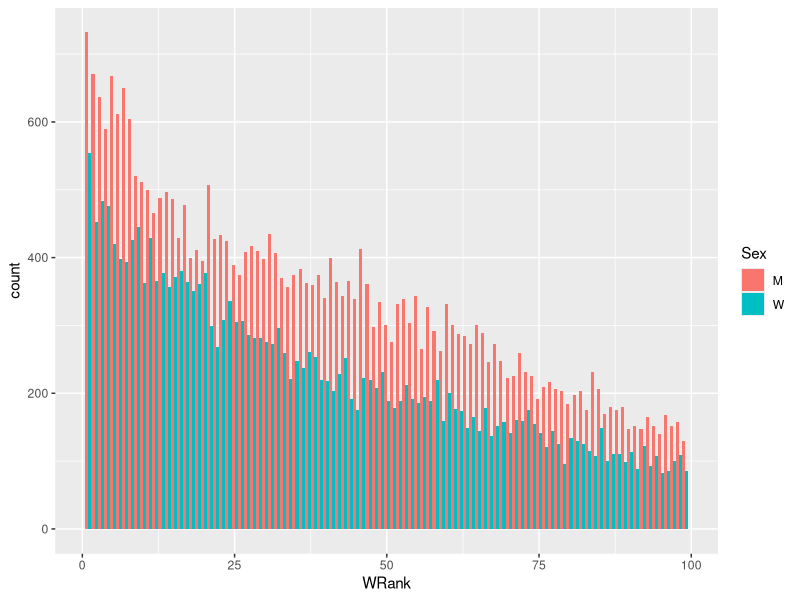
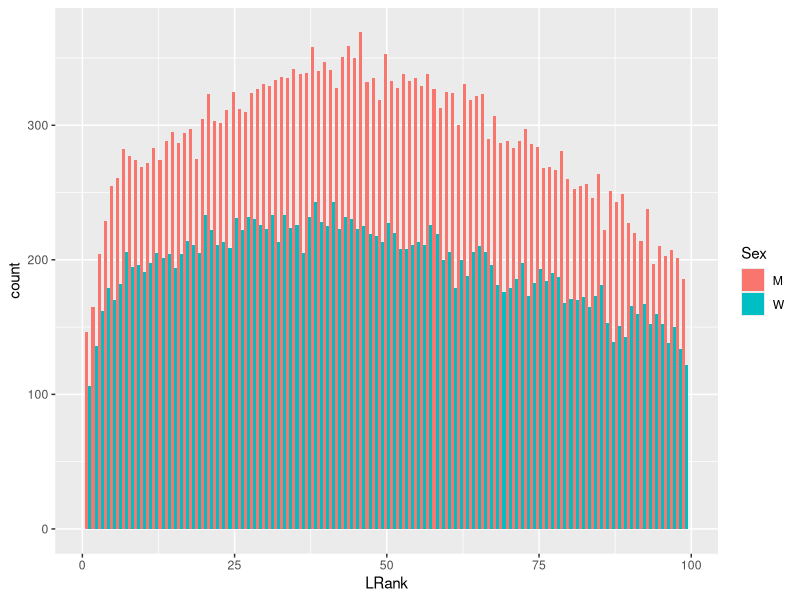
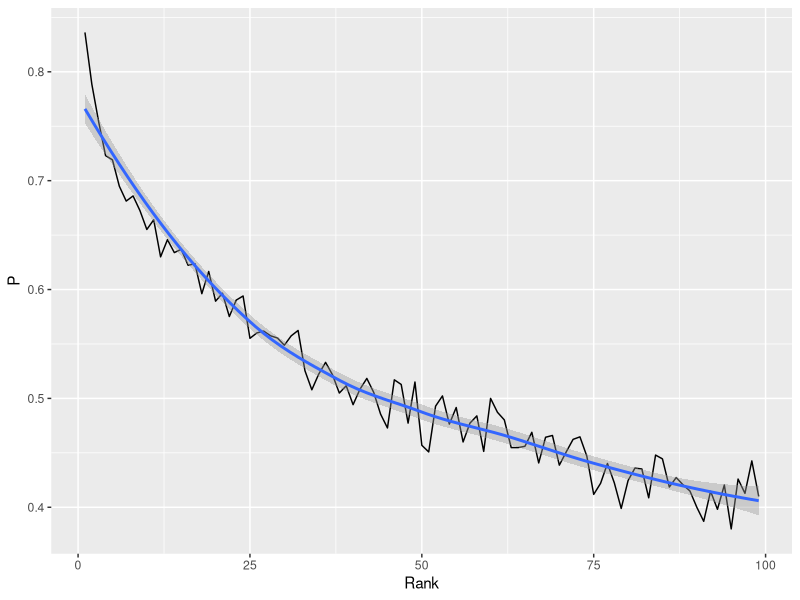
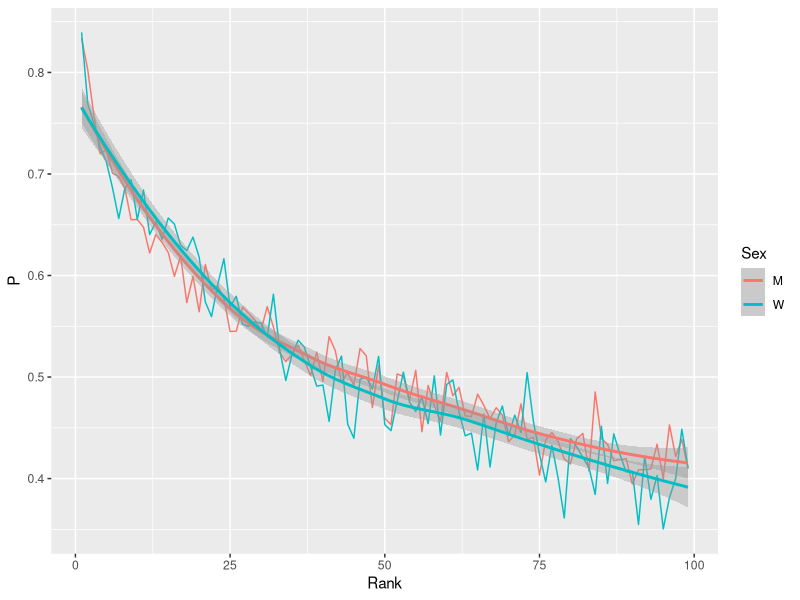
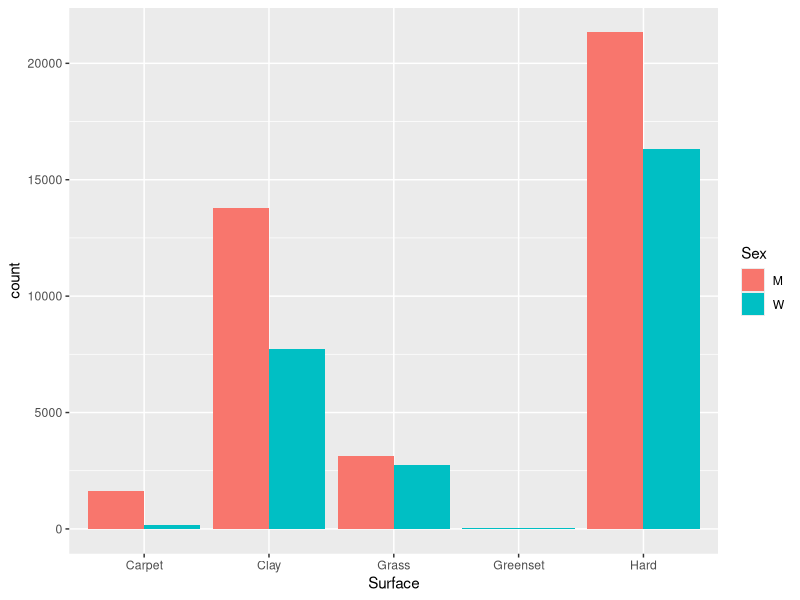
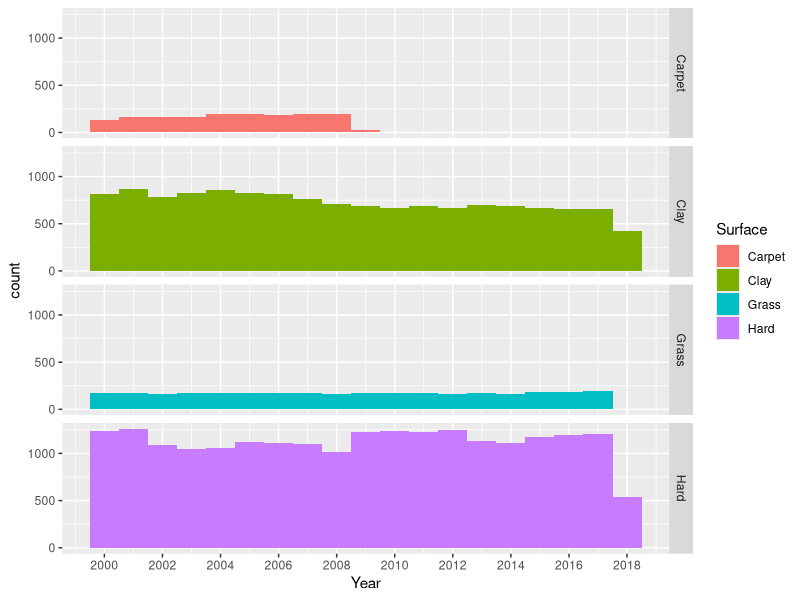
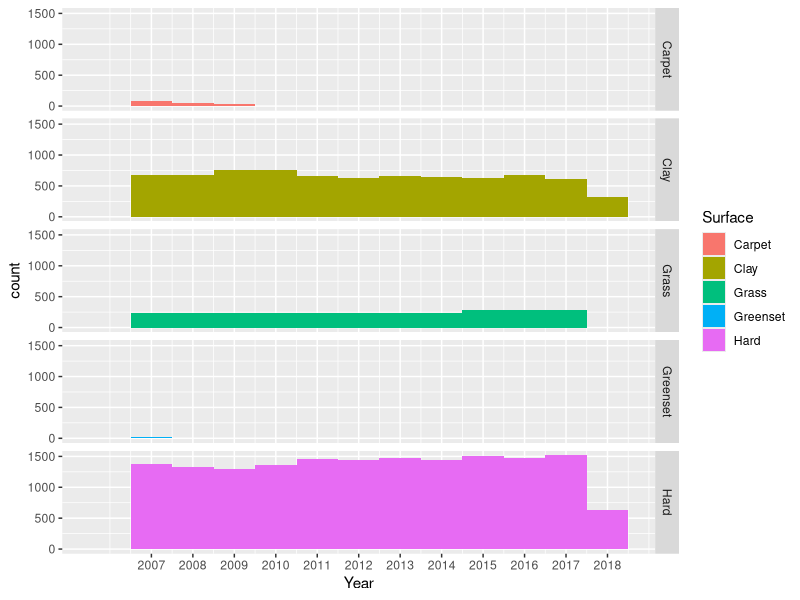
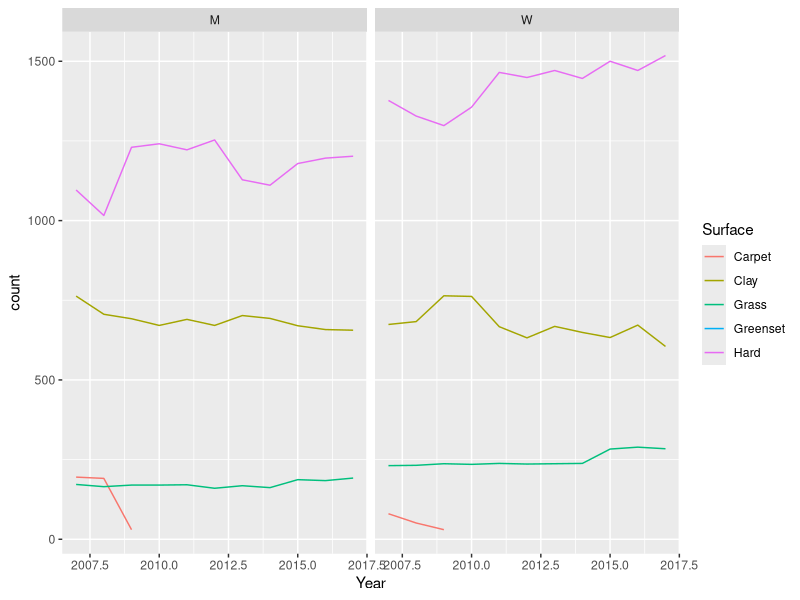

Write the R code that produced these figures, in order.
## ---- chunk 1
library(dplyr,quietly=TRUE, warn.conflicts = FALSE)
library(data.table,quietly=TRUE, warn.conflicts = FALSE)
library(reshape2,quietly=TRUE, warn.conflicts = FALSE)
library(tidyr,quietly=TRUE, warn.conflicts = FALSE)
library(lubridate,quietly=TRUE, warn.conflicts = FALSE)
library(ggplot2,quietly=TRUE, warn.conflicts = FALSE)
library(readr,quietly=TRUE, warn.conflicts = FALSE)
library(tibble,quietly=TRUE, warn.conflicts = FALSE)
library(magrittr,quietly=TRUE, warn.conflicts = FALSE)
library(stringr,quietly=TRUE, warn.conflicts = FALSE)
library(forcats,quietly=TRUE, warn.conflicts = FALSE)
## ---- chunk 2
setwd("C:/Users/ABEL/Desktop/BigData/ExCourse/03-Data_Visualization/proyecto/data")

data <- read_csv("./data/results/allTennisMatch_20180515.csv", 
                 col_types = list(
                        Year=col_integer(),
                        WRank=col_integer(),
                        LRank=col_integer(),
                        Surface=col_character(),
                        Sex=col_character()))

## ---- chunk 3
#╔data$SexF <-   factor(data$Sex)
#data$SurfaceF <- factor(data$Surface)

#data$WRankF <- factor(data$WRank)
#data$WRankFG <- fct_lump(data$WRankF, n  = 100)

#data %<>% select(-WRank, -WRankF)
#data %<>% select(-Sex, -SurfaceF)

#colnames(data) <- c("Surface", "Year", "Sex", "WRank")
## ---- chunk 4

#total <- data %>% select (-Year, -Surface) %>% table() %>% data.frame()# %>% ftable()
## ---- chunk 5
data %>% filter(WRank < 100) %>%
        ggplot(aes(WRank, fill =  Sex )) + 
        geom_histogram(binwidth = 1, position = "dodge") 
data %>% filter(LRank < 100) %>%
        ggplot(aes(LRank, fill = Sex )) + 
        geom_histogram(binwidth = 1, position = "dodge") 
## ---- chunk 6
table(data$Sex)
table(data$Surface)
## ---- chunk 7
win_by_rank <- data %>% group_by(WRank) %>% summarise(W = n()) 
colnames(win_by_rank) = c("Rank", "W")
head(win_by_rank)
lost_by_rank <- data %>% group_by(LRank) %>% summarise(L = n())  
colnames(lost_by_rank) = c("Rank", "L")
head(lost_by_rank)
by_rank = inner_join(win_by_rank, lost_by_rank, by = "Rank")

by_rank %<>%  mutate(T = L+W, P = W/T) %>% filter (T > 100)
head(by_rank)

by_rank %>% 
        filter (Rank < 100) %>% 
        ggplot(aes(Rank, P)) + geom_line() + geom_smooth()

## ---- chunk 8
win_by_rank_sex <- data %>% group_by(WRank, Sex) %>% summarise(W = n()) %>% ungroup()
colnames(win_by_rank_sex) = c("Rank","Sex", "W")
head(win_by_rank_sex)
lost_by_rank_sex <- data %>% group_by(LRank, Sex) %>% summarise(L = n())  %>% ungroup()
colnames(lost_by_rank_sex) = c("Rank", "Sex", "L")
head(lost_by_rank_sex)
by_rank_sex <- inner_join(win_by_rank_sex, lost_by_rank_sex, by = c("Rank", "Sex"))
head(by_rank_sex)
by_rank_sex %<>%  mutate(T = L+W, P = W/T) #%>% filter (T > 100)
#head(by_rank)

by_rank_sex %>% 
        filter (Rank < 100) %>% 
        ggplot(aes(Rank, P, color = Sex)) + geom_line() + geom_smooth()

## ---- chunk 9
by_rank_sex %>% select (-W, -L, -T) %>% spread(key = "Sex", value = "P") %>% write_csv("./probabilit_win_by_rank_sex.csv")
## ---- chunk 10
data %>%
        ggplot(aes(x = Surface, fill = Sex)) + geom_histogram(stat = "count", position = "dodge") 

## ---- chunk 11
data %>% filter(Sex == "M") %>%
        ggplot(aes(x = Year, y=..count.., fill = Surface)) + geom_histogram(binwidth = 1) + facet_grid(Surface~.) + 
        scale_x_continuous(breaks=c(2000,2002,2004,2006,2008,2010,2012,2014,2016,2018))
data %>% filter(Sex == "W") %>%
        ggplot(aes(x = Year, y=..count.., fill = Surface)) + geom_histogram(binwidth = 1) + facet_grid(Surface~.)  + 
        scale_x_continuous(breaks=c(2007,2008,2009,2010,2011,2012,2013,2014,2015,2016,2017,2018))
## ---- chunk 12
surfaces <- data %>% select(Sex, Year, Surface) %>% group_by(Sex,  Surface, Year) %>% summarise(count = n()) %>% ungroup() %>% 
        spread(key = Surface, value = "count", fill = 0 )
head(surfaces, 20)

## ---- chunk 13
data %>% select(Sex, Year, Surface) %>% group_by(Sex,  Surface, Year) %>% summarise(count = n()) %>% ungroup() %>% filter(Year < 2018, Year > 2006) %>%
        ggplot(aes(Year, count, color = Surface)) +
        geom_line() +
        facet_grid(.~Sex) 
